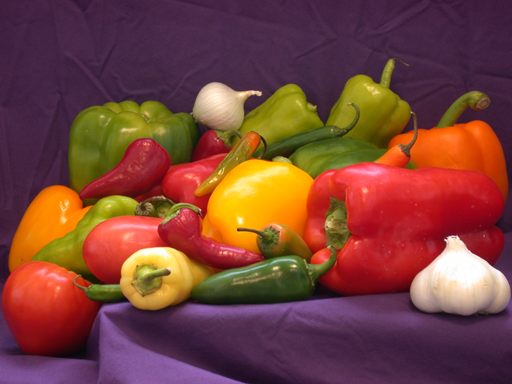
%> input picture peppers_rgb.png, 512 x 384 px
$ octave --eval "myEntropy_v2;"   (GNU Octave 9; MATLAB toolbox functions it lacks are replaced by stand-ins)
%> lines starting %> are read from the running program, lines starting %| are printed output that depends on the picture
%function [sym, prob,entropy,cr] = myEntropy(X)
function myEntropy_v2
clear all; close all; clc;
str = "hello world";
imrgb = imread('./peppers_rgb.png');
%> imrgb is the input picture: size 384x512x3 uint8; mean R, G, B 120.8, 66.4, 57.6
imgray = imread('./peppers_gray.png');
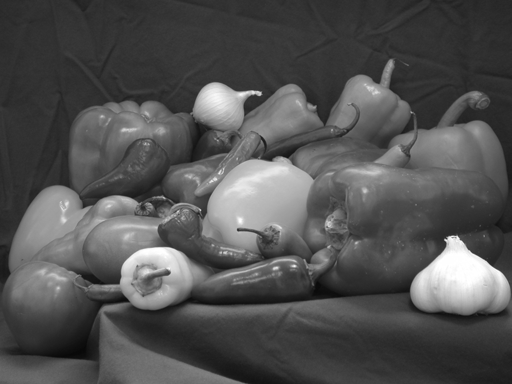
%> input picture peppers_gray.png, 512 x 384 px
%> imgray is the input picture: size 384x512 uint8; min 8, max 255, mean 81.7
X = imrgb;

if isa(X,'string')% string input
    char_arr = char(X);
    num_arr = double(char_arr);
    [sym, freq,entropy,cr] = symbol_count(num_arr)
    bar(freq); set(gca,'xticklabel',num2cell(char(sym)));
    title('String'); xlabel('symbols');ylabel('freq');
elseif isa(X,'uint8')
    if size(X,3)==3 % color image input
        %convert RGB to YCbCr and only takes the CbCr
        imycbcr = rgb2ycbcr(X);
%> imycbcr: size 384x512x3 uint8; mean of channels 1, 2, 3 86.1, 116.1, 152.5
        y = imycbcr(:,:,1);
        cb = imycbcr(:,:,2);
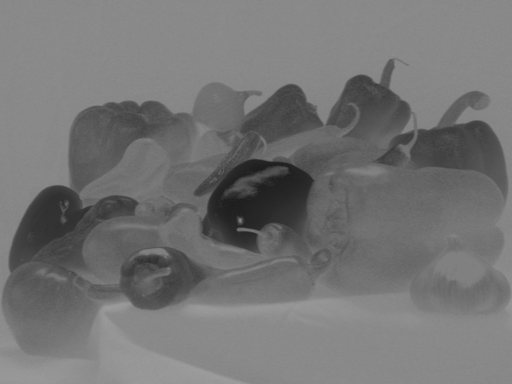
%> cb: size 384x512 uint8; min 29, max 157, mean 116.1
        cr = imycbcr(:,:,3);
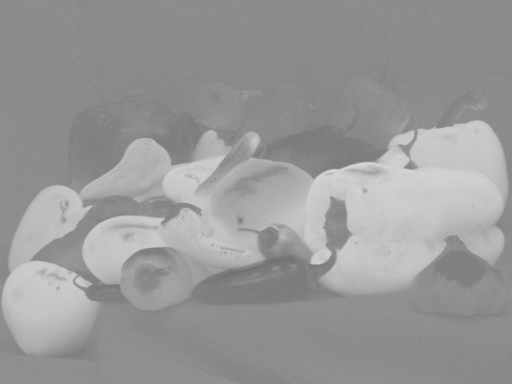
%> cr: size 384x512 uint8; min 111, max 214, mean 152.5
        [sym_y, freq_y,entropy_y,cr_y] = symbol_count(y);
%> in symbol_count, `[sym,jj,kk] = unique(num_arr);`: sym = 213 values from 23 to 235; jj = 213 values, max 55551 at index 206, min 1 at index 31, mean 15244.2
%> in symbol_count, `freq = accumarray(kk,1);`: freq = 213 values, max 8225 at index 36, min 22 at index 1, mean 923
%> in symbol_count, `prob = freq/sum(freq);`: prob = 213 values, max 0.0418 at index 36, min 0.000112 at index 1, mean 0.00469
%> the loop in symbol_count, `for i=1:numel(prob)` made 213 passes
%> entropy on passes 1 to 3: 0.00147, 0.00456, 0.00683
%> after the loop in symbol_count, `for i=1:numel(prob)`: entropy = 6.77
%> in symbol_count, `cr = (numel(num_arr)*(8/entropy));`: cr = 232227.9
%> sym_y = 213 values from 23 to 235; freq_y has the same summary as freq in symbol_count; entropy_y = 6.77; cr_y = 232227.9
        [sym_cb, freq_cb,entropy_cb,cr_cb] = symbol_count(cb);
%> the loop in symbol_count (call 2), `for i=1:numel(prob)` made 129 passes
%> entropy on passes 1 to 12: 8.94e-05, 0.00247, 0.00804, 0.0165, 0.0306, 0.0453, 0.0647, 0.0807, 0.0966, 0.117, 0.131, 0.145
%> sym_cb = 129 values from 29 to 157; freq_cb = 129 values, max 28050 at index 109, min 1 at index 1, mean 1524.1; entropy_cb = 5.75; cr_cb = 273377
        [sym_cr, freq_cr,entropy_cr,cr_cr] = symbol_count(cr);
%> sym_cr = 104 values from 111 to 214; freq_cr = 104 values, max 23199 at index 29, min 1 at index 1, mean 1890.5; entropy_cr = 5.32; cr_cr = 295850.7
%> `myEntropy_v2;`:
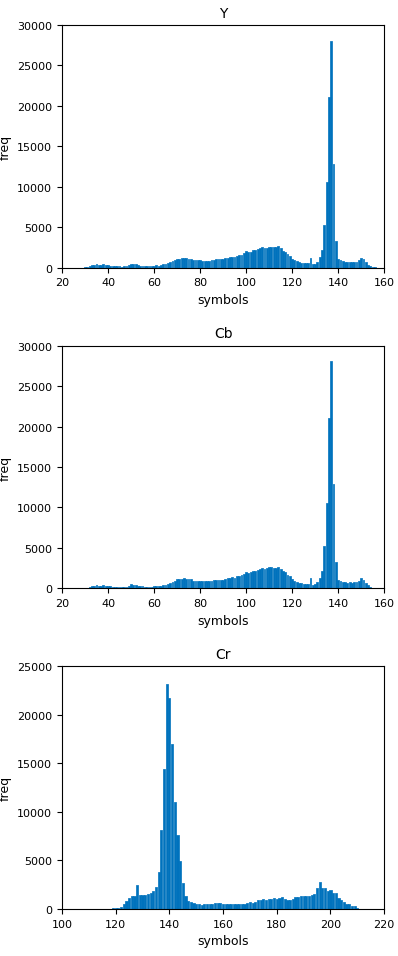
%> figure redrawn from the program's plot data, 3 panels; panel 1: tallest bar 28050 high, from x = 136.6 to 137.4; panel 2: tallest bar 28050 high, from x = 136.6 to 137.4; panel 3: tallest bar 23199 high, from x = 138.6 to 139.4
        figure
        subplot(3,1,1);
        bar(sym_cb,freq_cb);title('Y');xlabel('symbols');ylabel('freq');
        subplot(3,1,2);
        bar(sym_cb,freq_cb);title('Cb');xlabel('symbols');ylabel('freq');
        subplot(3,1,3);
        bar(sym_cr,freq_cr);title('Cr'); xlabel('symbols');ylabel('freq');
    else % grayscale image input
        [sym, freq,entropy,cr] = symbol_count(X);
        bar(sym,freq);title('Grayscale'); xlabel('symbols');ylabel('freq');
    end
else
    disp("input is not of type string or 8-bit image");
end

    function [sym,freq,entropy,cr] = symbol_count(num_arr)
        entropy = 0;
        cr = 789;
        [sym,jj,kk] = unique(num_arr);
        freq = accumarray(kk,1);
        prob = freq/sum(freq);
        for i=1:numel(prob)
            entropy = entropy - (prob(i)*log2(prob(i)));
        end
        cr = (numel(num_arr)*(8/entropy));
    end

end
